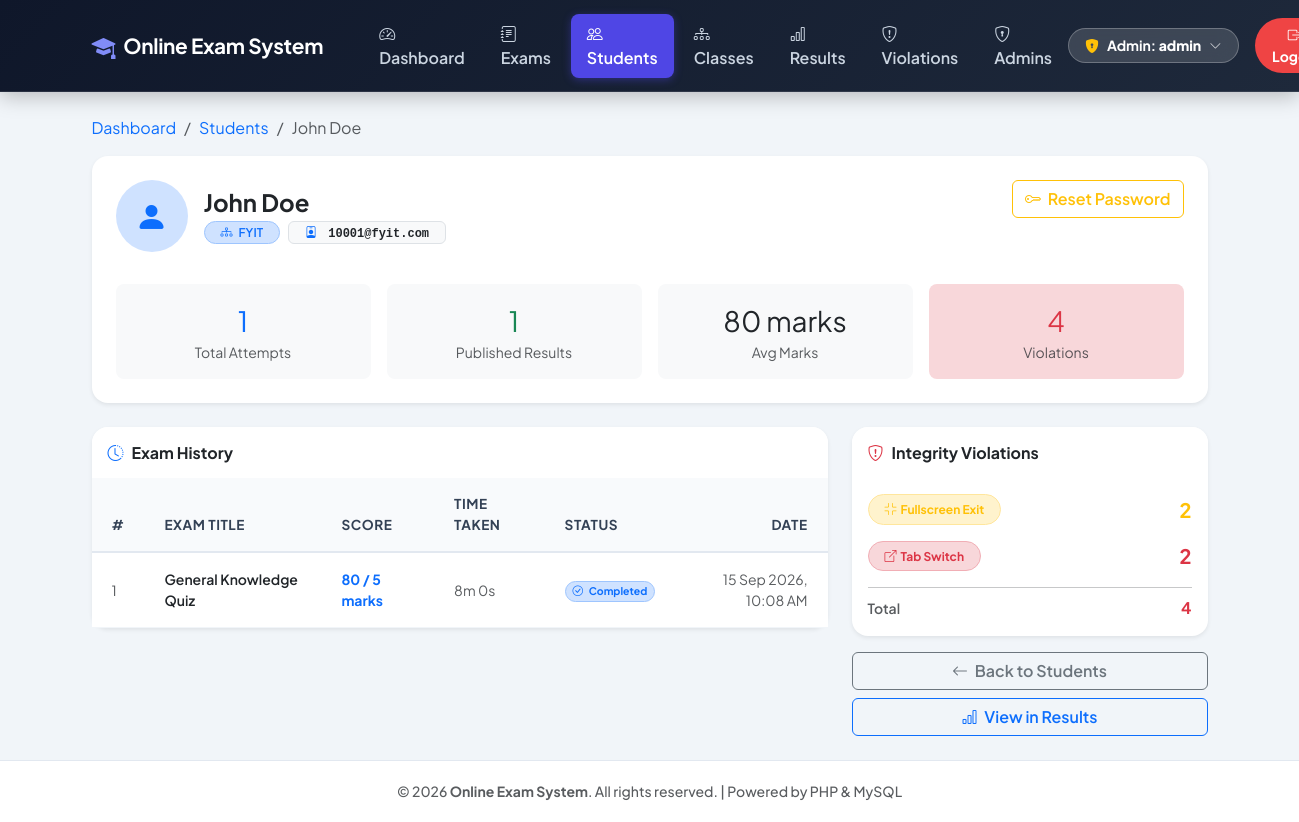
The app's page /admin/student-profile.php?id=1 (signed in), older data.
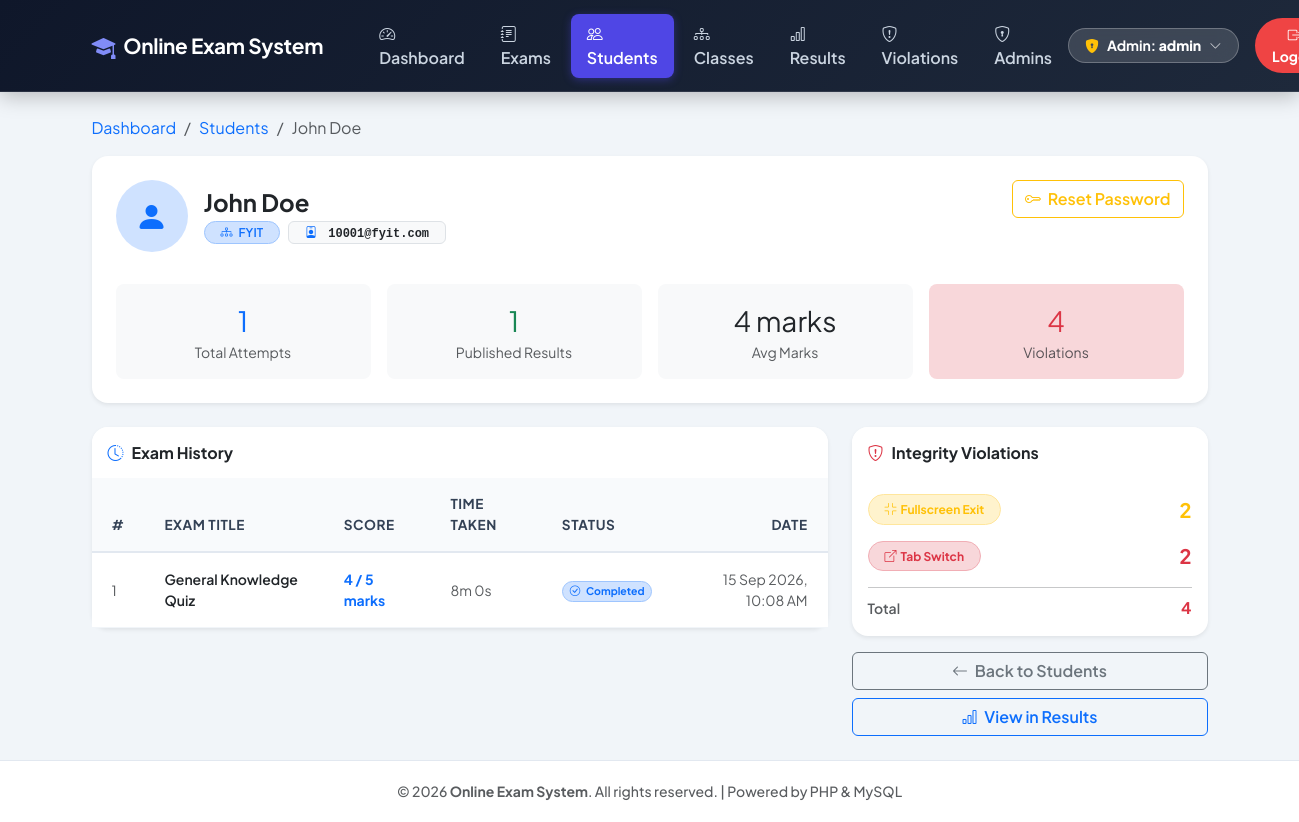
The same page, newer data.
### tables this page shows
CREATE TABLE IF NOT EXISTS `results` (
    `id`           INT AUTO_INCREMENT PRIMARY KEY,
    `student_id`   INT          NOT NULL,
    `exam_id`      INT          NOT NULL,
    `score`        INT          NOT NULL,
    `status`       VARCHAR(20)  NOT NULL DEFAULT 'published',
    `admin_feedback` TEXT       NULL,
    `attempted_at` DATETIME     NOT NULL DEFAULT CURRENT_TIMESTAMP,
    `evaluated_at` DATETIME     NULL,
    FOREIGN KEY (`student_id`) REFERENCES `students`(`id`) ON DELETE CASCADE,
    FOREIGN KEY (`exam_id`)    REFERENCES `exams`(`id`)    ON DELETE CASCADE
);

CREATE TABLE IF NOT EXISTS `exams` (
    `id`               INT AUTO_INCREMENT PRIMARY KEY,
    `title`            VARCHAR(150) NOT NULL,
    `duration_minutes` INT          NOT NULL DEFAULT 30,
    `result_mode`      VARCHAR(20)  NOT NULL DEFAULT 'instant',
    `start_at`         DATETIME     NULL,
    `end_at`           DATETIME     NULL
);

### admin/student-profile.php (the view, shortened to what the changed rows need)
<?php
include '../includes/header.php';
include '../config/db.php';
$student_id = (int)($_GET['id'] ?? 0);
$stmt = mysqli_prepare($conn,
    "SELECT r.*, e.title AS exam_title, e.duration_minutes,
            es.time_taken_seconds,
            (SELECT COALESCE(SUM(q.marks), 0) FROM questions q WHERE q.exam_id = e.id) AS exam_total_marks
     FROM results r
     JOIN exams e ON r.exam_id = e.id
     LEFT JOIN exam_sessions es ON es.student_id = r.student_id AND es.exam_id = r.exam_id
     WHERE r.student_id = ?
     ORDER BY r.attempted_at DESC");
mysqli_stmt_bind_param($stmt, "i", $student_id);
mysqli_stmt_execute($stmt);
$results_res = mysqli_stmt_get_result($stmt);
$results = [];
while ($row = mysqli_fetch_assoc($results_res)) $results[] = $row;
$published       = array_filter($results, fn($r) => $r['status'] === 'published');
$published_count = count($published);
$avg_score       = $published_count > 0 ? round(array_sum(array_column(array_values($published), 'score')) / $published_count, 1) : 0;
?>
<div class="card border-0 shadow-sm rounded-4 mb-4">
    <div class="card-body p-4">
        <div class="row g-3 mt-3">
            <div class="col-6 col-md-3">
                <div class="text-center p-3 bg-light rounded-3">
                    <div class="fw-extrabold fs-3 text-success"><?php echo $published_count; ?></div>
                    <div class="text-muted small">Published Results</div>
                </div>
            </div>
            <div class="col-6 col-md-3">
                <div class="text-center p-3 bg-light rounded-3">
                    <div class="fw-extrabold fs-3 text-dark"><?php echo $avg_score; ?> marks</div>
                    <div class="text-muted small">Avg Marks</div>
                </div>
            </div>
        </div>
    </div>
</div>
<div class="row g-4">
    <div class="col-lg-8">
        <div class="card border-0 shadow-sm rounded-4">
            <div class="card-body p-0">
                <div class="table-responsive">
                    <table class="table custom-table align-middle mb-0 small">
                        <thead>
                            <tr>
                                <th class="ps-4">#</th>
                                <th>Exam Title</th>
                                <th>Score</th>
                                <th>Time Taken</th>
                                <th>Status</th>
                                <th class="pe-4 text-end">Date</th>
                            </tr>
                        </thead>
                        <tbody>
                            <?php if (empty($results)): ?>
                            <tr><td colspan="6" class="text-center text-muted py-5">
                                <i class="bi bi-journal-x fs-2 d-block mb-2"></i>No exam attempts yet.
                            </td></tr>
                            <?php else: $i = 1; foreach ($results as $r):
                                $pending = ($r['status'] ?? 'published') === 'pending';
                                $tt = (int)($r['time_taken_seconds'] ?? 0);
                            ?>
                            <tr>
                                <td class="ps-4 text-muted"><?php echo $i++; ?></td>
                                <td class="fw-semibold text-dark"><?php echo htmlspecialchars($r['exam_title']); ?></td>
                                <td>
                                    <?php
                                    $out_of = (float)($r['exam_total_marks'] ?? 0);
                                    $display_total = ($out_of > 0) ? rtrim(rtrim(number_format($out_of, 2), '0'), '.') : '';
                                    ?>
                                    <?php if ($pending): ?>
                                        <span class="text-muted fst-italic">Draft: <?php echo $r['score']; ?><?php echo $display_total ? " / $display_total" : ''; ?> marks</span>
                                    <?php else: ?>
                                        <span class="fw-bold text-primary">
                                            <?php echo $r['score']; ?><?php echo $display_total ? " / $display_total" : ''; ?> marks
                                        </span>
                                    <?php endif; ?>
                                </td>
                                <td class="text-muted">
                                    <?php if ($tt > 0): echo floor($tt/60).'m '.($tt%60).'s'; else: echo '—'; endif; ?>
                                </td>
                                <td>
                                    <?php if ($pending): ?>
                                        <span class="badge bg-warning-subtle text-warning border border-warning-subtle rounded-pill px-2.5 py-1 fw-bold">
                                            <i class="bi bi-hourglass-split me-1"></i> Under Review
                                        </span>
                                    <?php else: ?>
                                        <span class="badge bg-primary-subtle text-primary border border-primary-subtle rounded-pill px-2.5 py-1 fw-bold">
                                            <i class="bi bi-check-circle me-1"></i> Completed
                                        </span>
                                    <?php endif; ?>
                                </td>
                                <td class="pe-4 text-end text-muted"><?php echo date('d M Y, h:i A', strtotime($r['attempted_at'])); ?></td>
                            </tr>
                            <?php endforeach; endif; ?>
                        </tbody>
                    </table>
                </div>
            </div>
        </div>
    </div>
</div>
<?php include '../includes/footer.php'; ?>

Row changes from the older to the newer data that the page shows:
changed results "General Knowledge Quiz": status "80" → "4"; score "80" → "4"
